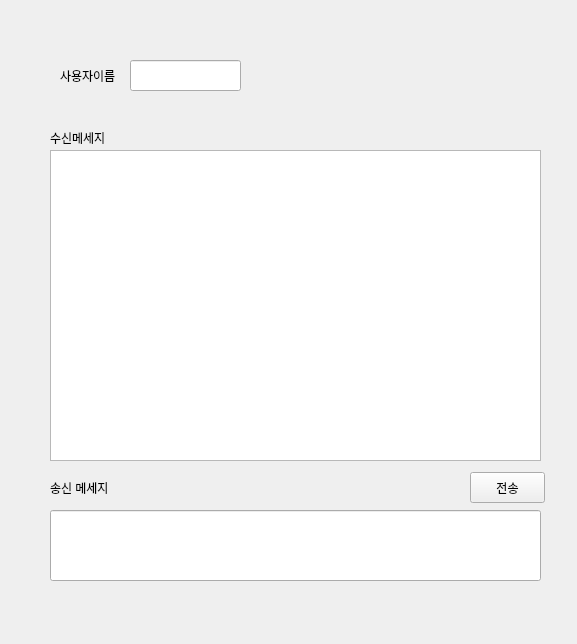
<?xml version="1.0" encoding="UTF-8"?>
<ui version="4.0">
 <class>Form</class>
 <widget class="QWidget" name="Form">
  <property name="geometry">
   <rect>
    <x>0</x>
    <y>0</y>
    <width>577</width>
    <height>644</height>
   </rect>
  </property>
  <property name="windowTitle">
   <string>Form</string>
  </property>
  <widget class="QLabel" name="label">
   <property name="geometry">
    <rect>
     <x>60</x>
     <y>60</y>
     <width>61</width>
     <height>31</height>
    </rect>
   </property>
   <property name="text">
    <string>사용자이름</string>
   </property>
  </widget>
  <widget class="QLineEdit" name="lineEdit">
   <property name="geometry">
    <rect>
     <x>130</x>
     <y>60</y>
     <width>111</width>
     <height>31</height>
    </rect>
   </property>
  </widget>
  <widget class="QLabel" name="label_2">
   <property name="geometry">
    <rect>
     <x>50</x>
     <y>130</y>
     <width>71</width>
     <height>16</height>
    </rect>
   </property>
   <property name="text">
    <string>수신메세지</string>
   </property>
  </widget>
  <widget class="QLabel" name="label_3">
   <property name="geometry">
    <rect>
     <x>50</x>
     <y>480</y>
     <width>81</width>
     <height>16</height>
    </rect>
   </property>
   <property name="text">
    <string>송신 메세지</string>
   </property>
  </widget>
  <widget class="QLineEdit" name="sendmessage">
   <property name="geometry">
    <rect>
     <x>50</x>
     <y>510</y>
     <width>491</width>
     <height>71</height>
    </rect>
   </property>
  </widget>
  <widget class="QPushButton" name="btn_send">
   <property name="geometry">
    <rect>
     <x>470</x>
     <y>472</y>
     <width>75</width>
     <height>31</height>
    </rect>
   </property>
   <property name="text">
    <string>전송</string>
   </property>
  </widget>
  <widget class="QTextBrowser" name="receivemessage">
   <property name="geometry">
    <rect>
     <x>50</x>
     <y>150</y>
     <width>491</width>
     <height>311</height>
    </rect>
   </property>
  </widget>
 </widget>
 <resources/>
 <connections/>
</ui>
